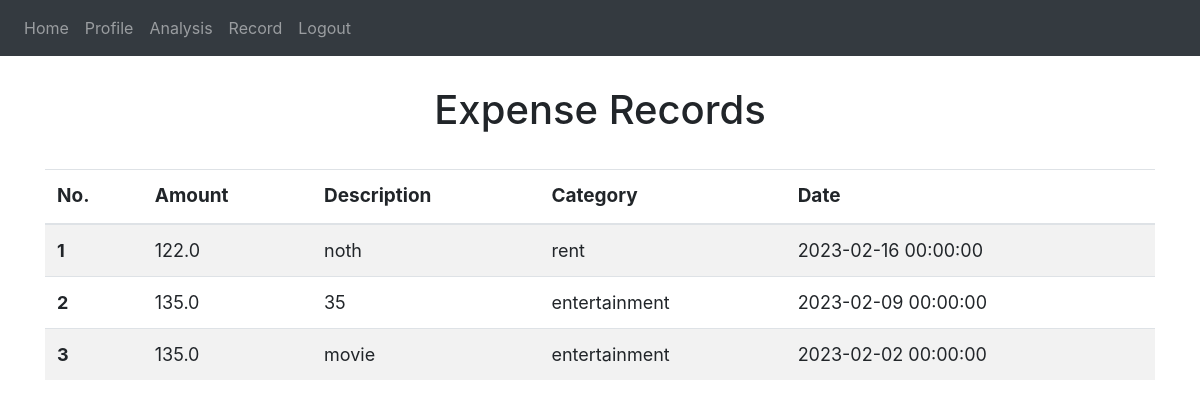
Screenshot of /records (signed in) with the database file from the repository.
### website/models.py (models this page shows)
class Expense(db.Model):
    id = db.Column(db.Integer, primary_key=True)
    amount = db.Column(db.Float, nullable=False)
    description = db.Column(db.String(30), nullable=False)
    category = db.Column(db.String(20), nullable=False)
    date = db.Column(db.DateTime, nullable=False, default=datetime.utcnow)
    payment_method = db.Column(db.String(20))
    user_id = db.Column(db.Integer, db.ForeignKey('user.id'),nullable=False)

### website/views.py (the view)
@views.route('/records', methods=['GET'])
@login_required
def records():
    expenses = Expense.query.filter_by(user_id=current_user.id).order_by(desc(Expense.date)).all()
    if expenses:
        return render_template('records.html',expenses = expenses, user=current_user)
    else:
        flash('No records to display')
        return render_template('home.html',user=current_user)

### website/__init__.py (called while the page is built)
def create_app():
    app = Flask(__name__)
    app.config['SECRET_KEY'] = 'hjshjhdjah kjshkjdhjs'
    app.config['SQLALCHEMY_DATABASE_URI'] = f'sqlite:///{DB_NAME}'
    db.init_app(app)
    from .views import views
    from .auth import auth
    app.register_blueprint(views, url_prefix='/')
    app.register_blueprint(auth, url_prefix='/')
    from .models import User, Expense
    with app.app_context():
        db.create_all()
    login_manager = LoginManager()
    login_manager.login_view = 'auth.login'
    login_manager.init_app(app)
    @login_manager.user_loader
    def load_user(id):
        return User.query.get(int(id))
    return app

### website/templates/records.html (shortened to what this page needs)
{% extends "base.html" %}
{% block content %}
<h1 class="title">Expense Records</h1>
<table class="table table-striped text">
  <thead class="head">
    <tr>
      <th scope="col">No.</th>
      <th scope="col">Amount</th>
      <th scope="col">Description</th>
      <th scope="col">Category</th>
      <th scope="col">Date</th>
    </tr>
  </thead>
  <tbody>
    {% for expense in expenses %}
    <tr>
      <th scope="row">{{ loop.index }}</th>
      <td>{{ expense.amount }}</td>
      <td>{{ expense.description }}</td>
      <td>{{ expense.category }}</td>
      <td>{{ expense.date }}</td>
    </tr>
    {% endfor %}
  </tbody>
</table>
{% endblock %}

### website/templates/records.html (style rules this page uses)
.title { text-align: center; margin-top: 30px; margin-bottom: 35px; }
.text { font-size: 18px; }
.head { font-size: 19px; }

### rows the page displays
Expense: amount "122.0", description "noth", category "rent", date "2023-02-16 00:00:00"
Expense: amount "135.0", description "35", category "entertainment", date "2023-02-09 00:00:00"
Expense: amount "135.0", description "movie", category "entertainment", date "2023-02-02 00:00:00"
